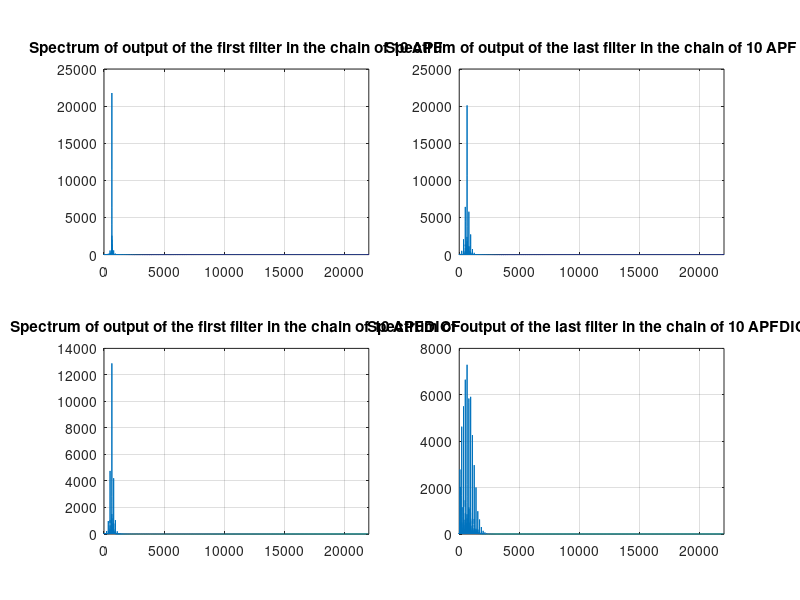

This figure's MATLAB source:
clear all; clc; close all;

%% %%%%%%%%%%%%%%%%%%%%%%%%%%%%%%%%%%%%%%%%%%%%
% In this script, we can examine how chains of simple, modulated filters
% can affect the spectrum of simple sinusoidal input wave. We will built
% two chains allpass filters and allpass fractional delay inverse comb
% filters that we'll modulate at the same rates. The length of the chain is
% going to be the same for both chains, starting with N = 10 filters at
% each case. This, alongside with the modulation depth M (originally at
% 0.4) should be considered the main controls of the script to vary the
% resulting sounds. Finally, plays back the last stages of both chains and
% plots the magnitude of the first and last filter in each chain.
%%%%%%%%%%%%%%%%%%%%%%%%%%%%%%%%%%%%%%%%%%%%%%

%% Global parameters
SR = 44100;     % sampling rate
k = 1/SR;       % sampling period
TF = 1;         % simulation length (in seconds)
t = (0:k:TF-k); % time vector
NF = length(t); % number of total samples

%% Input and modulation settings
f_c = 440;              % Input frequency
x  = sin(2*pi*f_c*t);   % Input wave       

f_m = 100;              % Modulation rate (Hertz)
M = 0.4;                % Modulation depth
if ( abs(M) >=1 )       % Error check to ensure filter stability
    error('Error: Modulation depth is greater than 1. The filters will become unstable!');
end
m = M*sin(2*pi*f_m*t);  % Modulation wave

%% Choose chain length and set up main state matrices
N = 10;                         % Chain length
if ( (N < 0) || (abs(N)~=N) )   % Error check to ensure positive,integer length
    error('Error: Invalid choice of chain length. Please select a positive integer value');
end
out_APF = zeros(N,NF);          % We will keep track of the output of each stage 
out_ICF = zeros(N,NF);          % of the two chains 

I = eye(N);
bottom_diag = zeros(N,N);   % NxN matrix with ones on the lower diagonal
for i=2:N
    bottom_diag(i,i-1) = 1;     
end

% Inverse comb chain matrices time-independent matrix   
C = I - 0.5 * bottom_diag;

% Vector to be multiplied with different input samples
in_Vec = zeros(N,1); in_Vec(1) = 1;

%% Main process loop
for n = 3:NF  
    % APF
    A = I - m(n) * bottom_diag;                             % to be multiplied with with output stages at the current sample
    B = bottom_diag -  diag(  m(n) * ones(1,N) );           % to be multiplied with with output stages at (n-1) sample 
    out_APF(:,n) = (A \ B) * out_APF(:,n-1) +   m(n) * in_Vec * x(n) +  in_Vec * x(n-1);    
    
    % ICF
    D = diag( m(n) * ones(1,N) ) + m(n) * bottom_diag;      % to be multiplied with output stages at (n-1) sample
    E = -0.5 * m(n) * bottom_diag;                          % to be multiplied with output stages at (n-2) sample
    out_ICF(:,n) = (C \ D) * out_ICF(:,n-1) + (C \ E) * out_ICF(:,n-2) + 0.5 * in_Vec * x(n)  + m(n) * in_Vec * x(n-1) - 0.5*m(n) * in_Vec * x(n-2);
end

% Result playback
disp('Playing last output of allpass chain...')
soundsc(out_APF(N,:),SR);
pause(TF+0.2);
disp('Playing last output of inverse comb chain...')
soundsc(out_ICF(N,:),SR);


%% Plotting part

 NF = 2^nextpow2(NF);
 APF = zeros(N,NF);
 ICF = zeros(N,NF);
 
 for i=1:N
     APF(i,:) = fft(out_APF(i,:),NF);
     ICF(i,:) = fft(out_ICF(i,:),NF);
 end
  
fig1=figure(1);
set(fig1, 'Position', get(0,'Screensize'),'name',strcat('Magnitude spectrum of output signals. f_m = ',num2str(f_m),' Hz , M = ', num2str(M),' , chain length = ', num2str(N)));

ax(1)=subplot(2,2,1);
set(ax,'FontSize',10);
plot(abs(APF(1,:))); xlim([0 SR/2]);
title('Spectrum of output of the first filter in the chain of 10 APF')
grid on;

ax(2)=subplot(2,2,2);
set(ax,'FontSize',10);
plot(abs(APF(N,:)));  xlim([0 SR/2]);
title('Spectrum of output of the last filter in the chain of 10 APF');
grid on;

ax(3)=subplot(2,2,3);
set(ax,'FontSize',10);
plot(abs(ICF(1,:)));  xlim([0 SR/2]);
title('Spectrum of output of the first filter in the chain of 10 APFDICF')
grid on;

ax(4)=subplot(2,2,4);
set(ax,'FontSize',10);
plot(abs(ICF(N,:)));  xlim([0 SR/2]);
title('Spectrum of output of the last filter in the chain of 10 APFDICF');
grid on;


 





